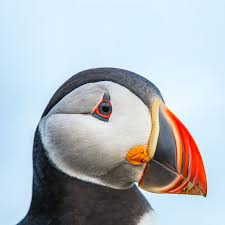
#> input picture bird.jpeg, 225 x 225 px
$ python wd.py
#> lines starting #> are read from the running program, lines starting #| are printed output that depends on the picture
# Import libraries
from skimage import io
import matplotlib.pyplot as plt
import numpy as np


def read_image():
    original_img = io.imread('bird.jpeg')
#> original_img is the input picture: shape (225, 225, 3); mean R, G, B 178.5, 184.6, 190.8
    return original_img

def calculate_trans_mat(image):
    """
    return translation matrix that shifts center of image to the origin and its inverse
    """
    # TODO: implement this function (overwrite the two lines above)

    Y = int(image.shape[1]//2)
    X = int(image.shape[0]//2)

    trans_mat = np.array([[1, 0, X], [0, 1, Y], [0, 0, 1]])
    trans_mat_inv = np.array([[1, 0, -X], [0, 1, -Y], [0, 0, 1]])

    return trans_mat, trans_mat_inv


def rotate_image(image):
    ''' rotate and return image '''
    h, w = image.shape[:2]
    trans_mat, trans_mat_inv = calculate_trans_mat(image)

    # TODO: determine angle and create Tr
    angle = 75
    angle_rad = np.deg2rad(angle)
    c, s = np.cos(angle_rad), np.sin(angle_rad)
    Tr = np.array([[c, -s, 0], [s, c, 0], [0, 0, 1]])

    # TODO: compute inverse transformation to go from output to input pixel locations
    Tr_inv = np.linalg.inv(Tr)
    newimg = trans_mat @ Tr_inv @ trans_mat_inv
    out_img = np.zeros_like(image)
    for out_y in range(h):
        for out_x in range(w):
            # TODO: find input pixel location from output pixel ocation and inverse transform matrix, copy over value from input location to output location
            ...
            pixel = [out_x, out_y, 1]
            pixel = np.dot(newimg, pixel)
            if int(pixel[0]) > image.shape[0] - 1 or int(pixel[1]) > image.shape[1] - 1 or 0 > int(pixel[0]) or 0 > int(pixel[1]):
              pass
            else:
              out_img[out_x][out_y] = image[int(pixel[0])][int(pixel[1])]

    return out_img, Tr


def scale_image(image):
    ''' scale image and return '''
    # TODO: implement this function, similar to above

    h, w = image.shape[:2]
    trans_mat, trans_mat_inv = calculate_trans_mat(image)

    Ts = np.array([[2.5, 0, 0], [0, 1.5, 0], [0,0,1]])
    # TODO: compute inverse transformation to go from output to input pixel locations
    Ts_inv = np.linalg.inv(Ts)
    newimg = trans_mat @ Ts_inv @ trans_mat_inv
    out_img = np.zeros_like(image)
    for out_y in range(h):
        for out_x in range(w):
            # TODO: find input pixel location from output pixel ocation and inverse transform matrix, copy over value from input location to output location
            ...
            pixel = [out_x, out_y, 1]
            pixel = np.dot(newimg, pixel)
            if int(pixel[0]) > image.shape[0] - 1 or int(pixel[1]) > image.shape[1] - 1 or 0 > int(pixel[0]) or 0 > int(pixel[1]):
              pass
            else:
              out_img[out_x][out_y] = image[int(pixel[0])][int(pixel[1])]

    return out_img, Ts


def skew_image(image):
    ''' Skew image and return '''
    # TODO: implement this function like above
    h, w = image.shape[:2]
    trans_mat, trans_mat_inv = calculate_trans_mat(image)

    Tskew = np.array([[1, 0.2, 0], [0.2, 1, 0], [0,0,1]])
    # TODO: compute inverse transformation to go from output to input pixel locations
    Tskew_inv = np.linalg.inv(Tskew)
    newimg = trans_mat @ Tskew_inv @ trans_mat_inv
    out_img = np.zeros_like(image)
    for out_y in range(h):
        for out_x in range(w):
            # TODO: find input pixel location from output pixel ocation and inverse transform matrix, copy over value from input location to output location
            ...
            pixel = [out_x, out_y, 1]
            pixel = np.dot(newimg, pixel)
            if int(pixel[0]) > image.shape[0] - 1 or int(pixel[1]) > image.shape[1] - 1 or 0 > int(pixel[0]) or 0 > int(pixel[1]):
              pass
            else:
              out_img[out_x][out_y] = image[int(pixel[0])][int(pixel[1])]

    return out_img, Tskew

def combined_warp(image):
    ''' implement your own code to perform the combined warp of rotate, scale, skew and return image + transformation matrix  '''
    # rotate the image
    trans_mat, trans_mat_inv = calculate_trans_mat(image)
    rotated_img, Tr = rotate_image(image)
    # scale the rotated image
    scaled_img, Ts = scale_image(rotated_img)
    # skew the scaled image
    skewed_img, Tskew = skew_image(scaled_img)

    # combine the transformation matrices
    Tc = Ts @ Tr @ Tskew
    Tc2 = np.linalg.inv(Tc)
    newimg = trans_mat @ Tc2 @ trans_mat_inv

    # warp the original image using the combined transformation matrix
    h, w = image.shape[:2]
    out_img = np.zeros_like(image)
    for out_y in range(h):
        for out_x in range(w):
            # TODO: find input pixel location from output pixel ocation and inverse transform matrix, copy over value from input location to output location
            ...
            pixel = [out_x, out_y, 1]
            pixel = np.dot(newimg, pixel)
            if int(pixel[0]) > image.shape[0] - 1 or int(pixel[1]) > image.shape[1] - 1 or 0 > int(pixel[0]) or 0 > int(pixel[1]):
              pass
            else:
              out_img[out_x][out_y] = image[int(pixel[0])][int(pixel[1])]

    return out_img, Tc

from skimage.transform import warp, AffineTransform

def combined_warp_biinear(image):
    ''' perform the combined warp with bilinear interpolation (just show image) '''
    trans_mat, trans_mat_inv = calculate_trans_mat(image)
    out_img = np.zeros_like(image)
    _, Tc = combined_warp(image)
    Tc = np.linalg.inv(Tc)
    newimg = trans_mat @ Tc @ trans_mat_inv

    # apply transformation with bilinear interpolation
    out_img = warp(image, newimg, output_shape=image.shape, order=1, preserve_range=True)

    return out_img


if __name__ == "__main__":
    image = read_image()
    plt.imshow(image), plt.title("Oiginal Image"), plt.show()

    rotated_img, _ = rotate_image(image)
#> in rotate_image, `trans_mat, trans_mat_inv = calculate_trans_mat(image)`: trans_mat = [[1, 0, 112], [0, 1, 112], [0, 0, 1]]; trans_mat_inv = [[1, 0, -112], [0, 1, -112], [0, 0, 1]]
#> in rotate_image, `newimg = trans_mat @ Tr_inv @ trans_mat_inv`: newimg = [[0.259, 0.966, -25.17], [-0.966, 0.259, 191.2], [0, 0, 1]]
    plt.figure(figsize=(15, 5))
    plt.subplot(131), plt.imshow(rotated_img), plt.title("Rotated Image")

    scaled_img, _ = scale_image(image)
#> in scale_image, `trans_mat, trans_mat_inv = calculate_trans_mat(image)`: trans_mat = [[1, 0, 112], [0, 1, 112], [0, 0, 1]]; trans_mat_inv = [[1, 0, -112], [0, 1, -112], [0, 0, 1]]
#> in scale_image, `newimg = trans_mat @ Ts_inv @ trans_mat_inv`: newimg = [[0.4, 0, 67.2], [0, 0.667, 37.33], [0, 0, 1]]
#> after the loop in scale_image, `for out_y in range(h):`:
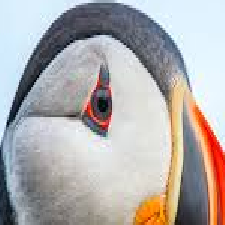
#> out_img: shape (225, 225, 3); mean R, G, B 177, 173, 172.2
    plt.subplot(132), plt.imshow(scaled_img), plt.title("Scaled Image")

    skewed_img, _ = skew_image(image)
#> in skew_image, `trans_mat, trans_mat_inv = calculate_trans_mat(image)`: trans_mat = [[1, 0, 112], [0, 1, 112], [0, 0, 1]]; trans_mat_inv = [[1, 0, -112], [0, 1, -112], [0, 0, 1]]
#> in skew_image, `newimg = trans_mat @ Tskew_inv @ trans_mat_inv`: newimg = [[1.04, -0.208, 18.67], [-0.208, 1.04, 18.67], [0, 0, 1]]
    plt.subplot(133), plt.imshow(skewed_img), plt.title("Skewed Image"), plt.show()
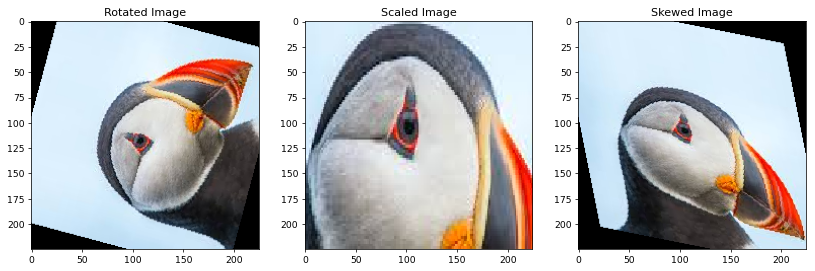
#> figure drawn by matplotlib, 3 panels

    combined_warp_img, _ = combined_warp(image)
#> in combined_warp, `trans_mat, trans_mat_inv = calculate_trans_mat(image)`: trans_mat = [[1, 0, 112], [0, 1, 112], [0, 0, 1]]; trans_mat_inv = [[1, 0, -112], [0, 1, -112], [0, 0, 1]]
#> in combined_warp, `rotated_img, Tr = rotate_image(image)`: Tr = [[0.259, -0.966, 0], [0.966, 0.259, 0], [0, 0, 1]]
#> after the loop in scale_image (call 2), `for out_y in range(h):`:
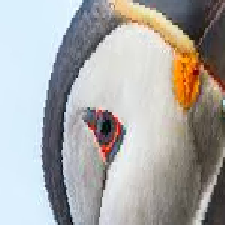
#> out_img: shape (225, 225, 3); mean R, G, B 170.2, 168.9, 167
#> in combined_warp, `scaled_img, Ts = scale_image(rotated_img)`: Ts = [[2.5, 0, 0], [0, 1.5, 0], [0, 0, 1]]
#> after the loop in skew_image (call 2), `for out_y in range(h):`:
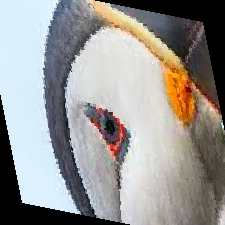
#> out_img: shape (225, 225, 3); mean R, G, B 151.5, 149.7, 147.6
#> in combined_warp, `skewed_img, Tskew = skew_image(scaled_img)`: Tskew = [[1, 0.2, 0], [0.2, 1, 0], [0, 0, 1]]
#> in combined_warp, `Tc = Ts @ Tr @ Tskew`: Tc = [[0.164, -2.29, 0], [1.53, 0.678, 0], [0, 0, 1]]
#> in combined_warp, `Tc2 = np.linalg.inv(Tc)`: Tc2 = [[0.188, 0.635, 0], [-0.424, 0.0456, 0], [0, 0, 1]]
#> in combined_warp, `newimg = trans_mat @ Tc2 @ trans_mat_inv`: newimg = [[0.188, 0.635, 19.8], [-0.424, 0.0456, 154.4], [0, 0, 1]]
#> after the loop in combined_warp, `for out_y in range(h):`:
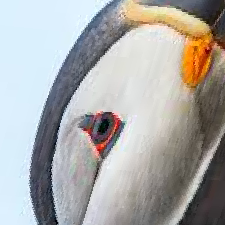
#> out_img: shape (225, 225, 3); mean R, G, B 170.2, 169.4, 167.8
    plt.figure(figsize=(10, 5))
    plt.subplot(121), plt.imshow(combined_warp_img), plt.title("Combined Warp Image")

    combined_warp_biliear_img = combined_warp_biinear(image)
#> in combined_warp_biinear, `trans_mat, trans_mat_inv = calculate_trans_mat(image)`: trans_mat = [[1, 0, 112], [0, 1, 112], [0, 0, 1]]; trans_mat_inv = [[1, 0, -112], [0, 1, -112], [0, 0, 1]]
#> in combined_warp_biinear, `_, Tc = combined_warp(image)`: Tc = [[0.164, -2.29, 0], [1.53, 0.678, 0], [0, 0, 1]]
#> in combined_warp_biinear, `Tc = np.linalg.inv(Tc)`: Tc has the same summary as Tc2 in combined_warp
#> in combined_warp_biinear, `out_img = warp(image, newimg, output_shape=image.shape, order=1, prese..`:
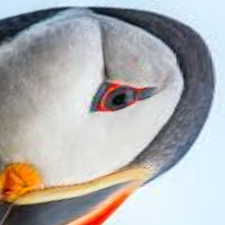
#> out_img: shape (225, 225, 3) float64; mean R, G, B 174.9, 173.9, 173.6
    plt.subplot(122), plt.imshow(combined_warp_biliear_img.astype(np.uint8)), plt.title(
        "Combined Warp Image with Bilinear Interpolation"), plt.show()
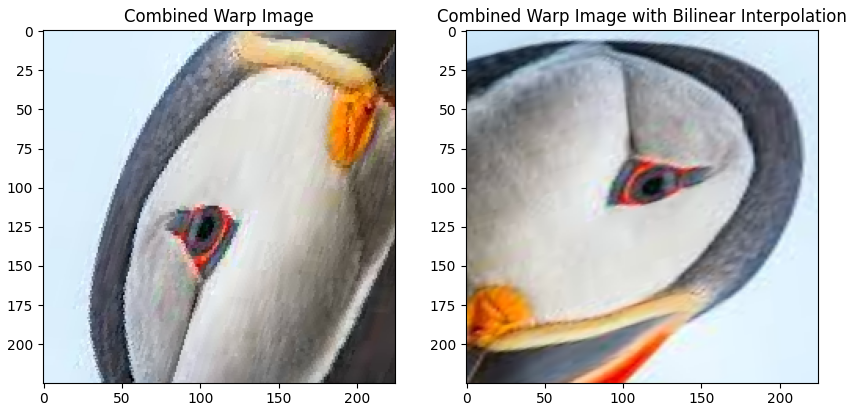
#> figure drawn by matplotlib, 2 panels
